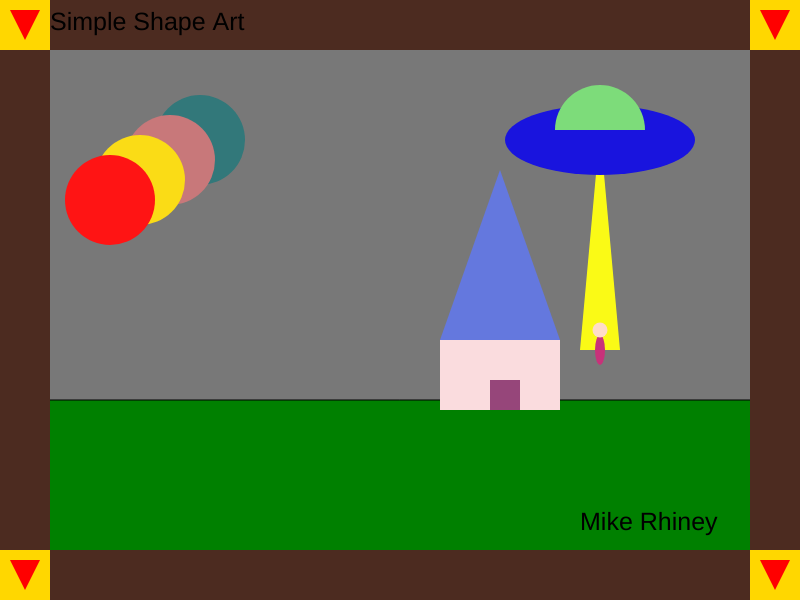
Frame 1 (no input)
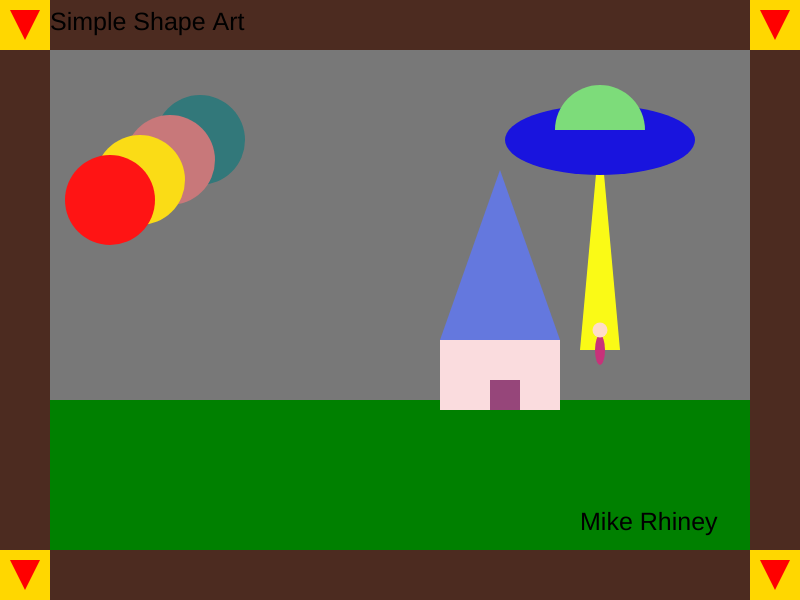
Frame 60 (no input)
Frame 120 (the mouse pressed at the canvas centre since frame 60): identical to frame 60, image omitted

The p5.js sketch that drew these frames (run headless with seeded random() and noise() and a simulated clock; from frame 60 on, the mouse is pressed at the canvas centre):

// p5.js sketch
// ── sketch.js
function setup()
{
    createCanvas(800,600);
}



function draw()
{
    background(120);

    // grass
    fill(0,128,0);
    rect(25,400,750,550);


    // upper border
    noStroke();
    fill(76,43,32);
    rect(0,0,800,50);
    // left border
    rect(0,25,50,600);
    // bottom border
    rect(50,550,800,50);
    // right border
    rect(750,25,50,600);

    // text
    fill(0);
    textSize(25);
    text("Mike Rhiney",580,530);
    text("Simple Shape Art",50,30);

    // square in top left corner
    fill(255,215,0);
    square(0,0,50);
    // square in top right corner
    
    square(750,0,50);
    // square in bottom right corner
    
    square(750,550,50);
    // square in bottom left corner
    
    square(0,550,50);



    // triangle top left square
    fill(255,0,0);
    
    triangle(10,10, 40,10, 25,40);
    // triangle top right square
    
    triangle(760,10, 790,10, 775,40);

    // triangle bottom right square
    
    triangle(760,560, 790,560, 775,590);

    // triangle bottom left square
    
    triangle(10,560, 40,560, 25,590);






    // sun? 1
    fill(50,120,122);
    circle(200,140,90);
// sun? 2
    fill(200,120,122);
    circle(170,160,90);
// sun? 3
    fill(250,220,22);
    circle(140,180,90);
    // sun? 4
    fill(255,20,20);
    circle(110,200,90);




   
    // house?
    fill(250,220,222);
    rect(440,340,120,70);

    // roof
    fill(100,120,222);
    triangle(440, 340, 560, 340, 500, 170);

    //door
    fill(150,70,122);
    rect(490,380,30,30);

//traingle ufo beam
     fill(250,250,22);
    triangle(580,350, 620,350, 600,130);

    //ufo body
    fill(25,20,222);
    ellipse(600,140,190,70);

    //ufo dome
    fill(125,220,122);
    arc(600,130,90,90, PI, TWO_PI);

    //dude body
    fill(200,50,122);
    ellipse(600,350,10,30);  
    //dude head
    fill(255,220,200);
    circle(600,330,15);

}
